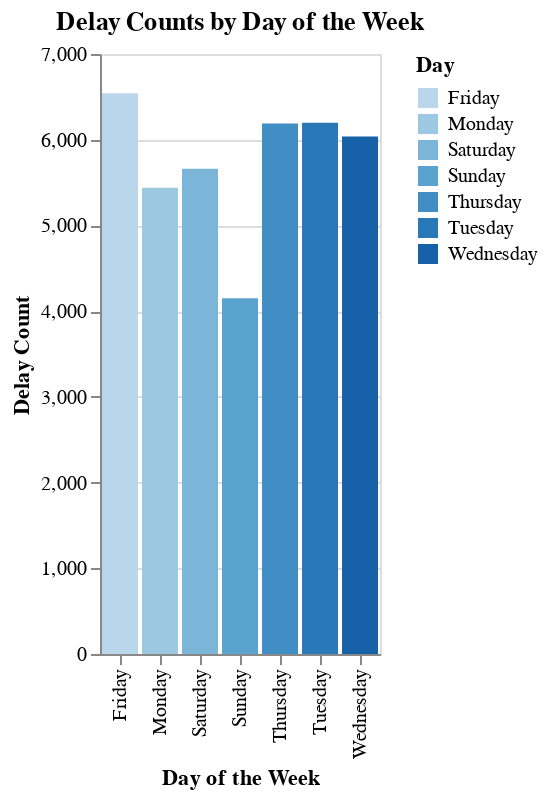

Notebook cell for this chart:
### Code cell
# Delay Counts by Day of the Week

delay_counts_day = delayed_ttc.groupby('Day')['Min Delay'].count().reset_index()
delay_counts_day = delay_counts_day.rename(columns={'Min Delay': 'Delay Count'})
delay_counts_day = delay_counts_day.sort_values(by='Delay Count', ascending=False)
print("\nDelay Counts by Day of the Week")
print(delay_counts_day)


# Plot delay counts by Day of the Week
chart_month = alt.Chart(delay_counts_day).mark_bar().encode(
    x=alt.X('Day:O', title='Day of the Week'),
    y=alt.Y('Delay Count:Q', title='Delay Count'),
    color='Day:O'
).properties(
    title='Delay Counts by Day of the Week'
)

chart_month.show()

### Figure 1 — Vega specification as saved in the notebook (floating-point values rounded to 4 significant figures)
{"$schema": "https://vega.github.io/schema/vega/v5.json", "data": [{"name": "source_0", "values": [{"Day": "Friday", "Delay Count_end": 6541.0, "Delay Count_start": 0.0}, {"Day": "Tuesday", "Delay Count_end": 6198.0, "Delay Count_start": 0.0}, {"Day": "Thursday", "Delay Count_end": 6189.0, "Delay Count_start": 0.0}, {"Day": "Wednesday", "Delay Count_end": 6038.0, "Delay Count_start": 0.0}, {"Day": "Saturday", "Delay Count_end": 5662.0, "Delay Count_start": 0.0}, {"Day": "Monday", "Delay Count_end": 5441.0, "Delay Count_start": 0.0}, {"Day": "Sunday", "Delay Count_end": 4149.0, "Delay Count_start": 0.0}]}, {"name": "source_0_x_domain_Day", "values": [{"Day": "Friday"}, {"Day": "Tuesday"}, {"Day": "Thursday"}, {"Day": "Wednesday"}, {"Day": "Saturday"}, {"Day": "Monday"}, {"Day": "Sunday"}]}, {"name": "source_0_color_domain_Day", "values": [{"Day": "Friday"}, {"Day": "Tuesday"}, {"Day": "Thursday"}, {"Day": "Wednesday"}, {"Day": "Saturday"}, {"Day": "Monday"}, {"Day": "Sunday"}]}], "signals": [{"name": "x_step", "value": 20}, {"name": "width", "update": "bandspace(domain('x').length, 0.1, 0.05) * x_step"}], "marks": [{"type": "rect", "name": "marks", "from": {"data": "source_0"}, "encode": {"update": {"y2": {"field": "Delay Count_start", "scale": "y"}, "fill": {"field": "Day", "scale": "color"}, "width": {"signal": "max(0.25, bandwidth('x'))"}, "y": {"field": "Delay Count_end", "scale": "y"}, "x": {"field": "Day", "scale": "x"}}}, "style": ["bar"]}], "scales": [{"name": "x", "type": "band", "domain": {"data": "source_0_x_domain_Day", "field": "Day", "sort": true}, "range": {"step": {"signal": "x_step"}}, "paddingOuter": 0.05, "paddingInner": 0.1}, {"name": "y", "type": "linear", "domain": {"data": "source_0", "fields": ["Delay Count_start", "Delay Count_end"]}, "range": [{"signal": "height"}, 0], "nice": true, "zero": true}, {"name": "color", "type": "ordinal", "domain": {"data": "source_0_color_domain_Day", "field": "Day", "sort": true}, "range": "ordinal", "interpolate": "hcl"}], "axes": [{"scale": "y", "maxExtent": 0, "aria": false, "labels": false, "tickCount": {"signal": "ceil(height/40)"}, "gridScale": "x", "orient": "left", "ticks": false, "minExtent": 0, "domain": false, "grid": true, "zindex": 0}, {"scale": "x", "zindex": 0, "title": "Day of the Week", "labelAlign": "right", "grid": false, "labelAngle": 270, "labelBaseline": "middle", "orient": "bottom"}, {"scale": "y", "tickCount": {"signal": "ceil(height/40)"}, "grid": false, "zindex": 0, "orient": "left", "title": "Delay Count", "labelOverlap": true}], "title": {"text": "Delay Counts by Day of the Week", "frame": "group"}, "padding": 5, "height": 300, "background": "white", "style": "cell", "legends": [{"fill": "color", "symbolType": "square", "title": "Day"}]}
